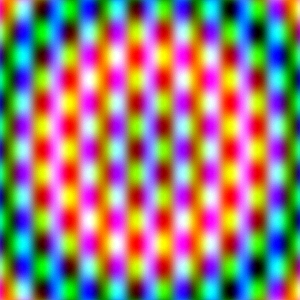
#> input picture server/dataset/train/FAKE/fake_000.jpg, 300 x 300 px
$ python -i train_hf_dataset.py   (imports and definitions only)
#> lines starting #> are read from the running program, lines starting #| are printed output that depends on the picture
#> further down, picture is the input picture: PIL image 300x300 RGB; mean R, G, B 150.5, 127.5, 123.1
"""
PHANTOM PHOENIX — HuggingFace Dataset Trainer
Dataset : prithivMLmods/Deepfake-vs-Real
Labels  : 0 = Deepfake, 1 = Real
"""

import os
import sys
import pickle
import numpy as np
from PIL import Image
from datasets import load_dataset
from sklearn.ensemble import RandomForestClassifier
from sklearn.metrics import accuracy_score, classification_report

# Force UTF-8 output on Windows to avoid cp1252 encoding errors
# [1 line not run here, left out]

# ─────────────────────────────────────────────
# CONFIG
# ─────────────────────────────────────────────
DATASET_NAME    = "saakshigupta/deepfake-detection-dataset-v3"
MODEL_SAVE_PATH = "server/forensic_model.pkl"

# Limit samples for speed (set to None to use full dataset)
MAX_TRAIN_SAMPLES = 500    # rows to use from train split
MAX_VAL_SAMPLES   = 150    # rows to use from test split


# ─────────────────────────────────────────────
# FEATURE EXTRACTION  (same 9 forensic features)
# ─────────────────────────────────────────────
def extract_forensic_features(pil_img: Image.Image) -> list:
    """
    Extracts 9 forensic features from a PIL image:
      1-3  : RGB channel means
      4-6  : RGB channel std devs
      7    : Laplacian variance  (noise / blur profile)
      8    : Laplacian mean
      9    : 2D-FFT high-frequency energy ratio  (AI lattice artifacts)
    """
    img = pil_img.convert("RGB").resize((224, 224))
    arr = np.array(img, dtype=np.float32)

    # RGB stats
    r_mean, g_mean, b_mean = arr[:, :, 0].mean(), arr[:, :, 1].mean(), arr[:, :, 2].mean()
#> r_mean = 150.5; g_mean = 127.5; b_mean = 123.1
    r_std,  g_std,  b_std  = arr[:, :, 0].std(),  arr[:, :, 1].std(),  arr[:, :, 2].std()
#> r_std = 85.81; g_std = 68.94; b_std = 94.15

    # Laplacian (noise / sharpness)
    gray = 0.2989 * arr[:, :, 0] + 0.5870 * arr[:, :, 1] + 0.1140 * arr[:, :, 2]
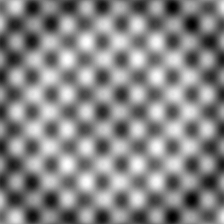
#> gray: shape (224, 224) float32; min 0.413, max 254.7, mean 133.9
    lap  = np.abs(
        gray[1:-1, 1:-1] * 4
        - gray[0:-2, 1:-1] - gray[2:, 1:-1]
        - gray[1:-1, 0:-2] - gray[1:-1, 2:]
    )
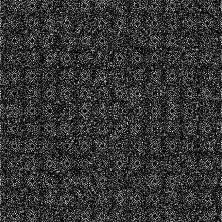
#> lap: shape (222, 222) float32; min 0, max 20.76, mean 4.3; drawn with min black and max white
    noise_var  = float(lap.var())
#> noise_var = 10.62
    noise_mean = float(lap.mean())
#> noise_mean = 4.34

    # 2D FFT — high-freq energy ratio
    fft   = np.fft.fft2(gray)
    fft_s = np.fft.fftshift(fft)
    mag   = np.abs(fft_s)
    h, w  = gray.shape
#> h = 224; w = 224
    ch, cw = h // 2, w // 2
#> ch = 112; cw = 112
    high_freq  = float(np.sum(mag) - np.sum(mag[ch-20:ch+20, cw-20:cw+20]))
#> high_freq = 21730729.8
    total_freq = float(np.sum(mag)) + 1e-6
#> total_freq = 65289531.5
    fft_ratio  = high_freq / total_freq
#> fft_ratio = 0.333

    return [r_mean, g_mean, b_mean, r_std, g_std, b_std, noise_var, noise_mean, fft_ratio]


# ─────────────────────────────────────────────
# DATASET LOADING
# ─────────────────────────────────────────────
# [98 lines left out: functions build_features, main, not called in this run]


# [2 lines not run here, left out]

>>> from PIL import Image
>>> picture = Image.open('dataset/train/FAKE/fake_000.jpg')
>>> result = extract_forensic_features(picture)
#> result = [150.5, 127.5, 123.1, 85.81, 68.94, 94.15, 10.62, 4.34, 0.333]

$ run again, on server/dataset/train/FAKE/fake_001.jpg
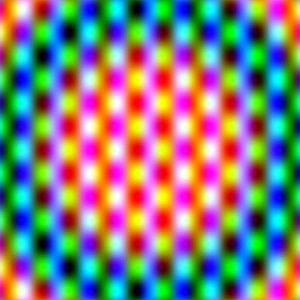
#> input picture server/dataset/train/FAKE/fake_001.jpg, 300 x 300 px
#> picture is the input picture: PIL image 300x300 RGB; mean R, G, B 128.4, 127.5, 123.1
#> r_mean = 128.4; g_mean = 127.5; b_mean = 123.1
#> r_std = 95.66; g_std = 68.94; b_std = 94.14
#> in extract_forensic_features, `gray = 0.2989 * arr[:, :, 0] + 0.5870 * arr[:, :, 1] + 0.1140 * arr[:,..`:
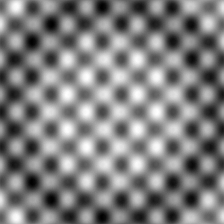
#> gray: shape (224, 224) float32; min 0.114, max 254.9, mean 127.3
#> in extract_forensic_features, `lap  = np.abs( gray[1:-1, 1:-1] * 4 - gray[0:-2, 1:-1] - gray[2:, 1:-1..`:
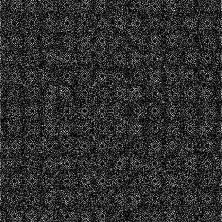
#> lap: shape (222, 222) float32; min 0, max 23.33, mean 4.3; drawn with min black and max white
#> noise_var = 10.53
#> noise_mean = 4.31
#> high_freq = 21749636.9
#> total_freq = 64832597.9
#> fft_ratio = 0.335
#> result = [128.4, 127.5, 123.1, 95.66, 68.94, 94.14, 10.53, 4.31, 0.335]

$ run again, on server/dataset/train/FAKE/fake_002.jpg
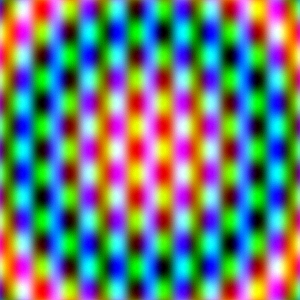
#> input picture server/dataset/train/FAKE/fake_002.jpg, 300 x 300 px
#> picture is the input picture: PIL image 300x300 RGB; mean R, G, B 105.5, 127.5, 123.1
#> r_mean = 105.5; g_mean = 127.5; b_mean = 123.1
#> r_std = 83.62; g_std = 68.94; b_std = 94.12
#> in extract_forensic_features, `gray = 0.2989 * arr[:, :, 0] + 0.5870 * arr[:, :, 1] + 0.1140 * arr[:,..`:
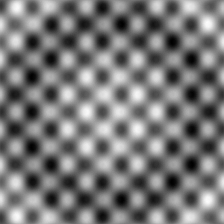
#> gray: shape (224, 224) float32; min 0.228, max 252.3, mean 120.4
#> in extract_forensic_features, `lap  = np.abs( gray[1:-1, 1:-1] * 4 - gray[0:-2, 1:-1] - gray[2:, 1:-1..`:
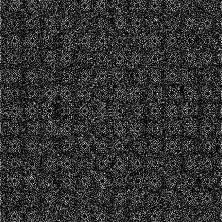
#> lap: shape (222, 222) float32; min 0, max 21.61, mean 4.3; drawn with min black and max white
#> noise_var = 10.51
#> noise_mean = 4.34
#> high_freq = 21805595.2
#> total_freq = 64111411.8
#> fft_ratio = 0.34
#> result = [105.5, 127.5, 123.1, 83.62, 68.94, 94.12, 10.51, 4.34, 0.34]

$ run again, on server/dataset/train/FAKE/fake_003.jpg
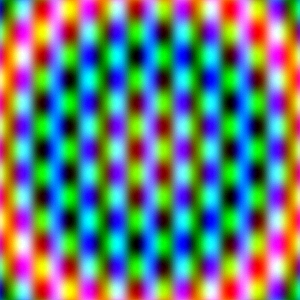
#> input picture server/dataset/train/FAKE/fake_003.jpg, 300 x 300 px
#> picture is the input picture: PIL image 300x300 RGB; mean R, G, B 102.8, 127.5, 123.1
#> r_mean = 102.8; g_mean = 127.5; b_mean = 123.1
#> r_std = 83.68; g_std = 68.93; b_std = 94.13
#> in extract_forensic_features, `gray = 0.2989 * arr[:, :, 0] + 0.5870 * arr[:, :, 1] + 0.1140 * arr[:,..`:
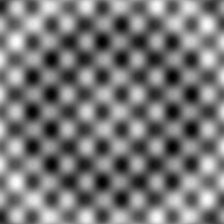
#> gray: shape (224, 224) float32; min 0.114, max 253.6, mean 119.6
#> in extract_forensic_features, `lap  = np.abs( gray[1:-1, 1:-1] * 4 - gray[0:-2, 1:-1] - gray[2:, 1:-1..`:
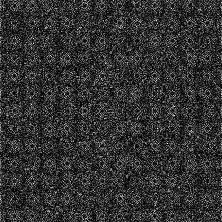
#> lap: shape (222, 222) float32; min 0, max 21.7, mean 4.4; drawn with min black and max white
#> noise_var = 10.59
#> noise_mean = 4.35
#> high_freq = 21726903.6
#> total_freq = 64521628.9
#> fft_ratio = 0.337
#> result = [102.8, 127.5, 123.1, 83.68, 68.93, 94.13, 10.59, 4.35, 0.337]
